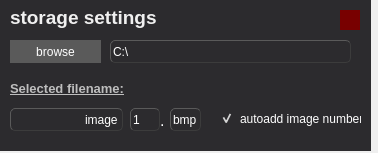
<?xml version="1.0" encoding="UTF-8"?>
<ui version="4.0">
 <class>cam_settingswin</class>
 <widget class="QWidget" name="cam_settingswin">
  <property name="geometry">
   <rect>
    <x>0</x>
    <y>0</y>
    <width>378</width>
    <height>153</height>
   </rect>
  </property>
  <property name="windowTitle">
   <string>Form</string>
  </property>
  <property name="styleSheet">
   <string notr="true">button-&gt;setStyleSheet(&quot;border-image:url(:/icons/arrow_l.png);&quot;);</string>
  </property>
  <widget class="QFrame" name="frame">
   <property name="geometry">
    <rect>
     <x>-40</x>
     <y>-30</y>
     <width>411</width>
     <height>181</height>
    </rect>
   </property>
   <property name="styleSheet">
    <string notr="true">background-color: rgb(50, 49, 52);
border-radius: 0px;</string>
   </property>
   <property name="frameShape">
    <enum>QFrame::StyledPanel</enum>
   </property>
   <property name="frameShadow">
    <enum>QFrame::Raised</enum>
   </property>
   <widget class="QPushButton" name="pushButton_exit">
    <property name="geometry">
     <rect>
      <x>380</x>
      <y>40</y>
      <width>20</width>
      <height>20</height>
     </rect>
    </property>
    <property name="styleSheet">
     <string notr="true">QPushButton {
	border: none;
	border-radius: 0px;
	background-color: rgb(120,0,0);
	background-image: url(:/plusmin/exit.png);
	color: white;
	font: 10pt &quot;MS Shell Dlg 2&quot;;
}

QPushButton:hover {
	background-color: rgb(255, 0, 0);
	color: white;
}

</string>
    </property>
    <property name="text">
     <string/>
    </property>
   </widget>
   <widget class="QFrame" name="frame_4">
    <property name="geometry">
     <rect>
      <x>40</x>
      <y>30</y>
      <width>371</width>
      <height>151</height>
     </rect>
    </property>
    <property name="styleSheet">
     <string notr="true">background-color: rgba(0,0,0, 30);</string>
    </property>
    <property name="frameShape">
     <enum>QFrame::StyledPanel</enum>
    </property>
    <property name="frameShadow">
     <enum>QFrame::Raised</enum>
    </property>
    <widget class="QLineEdit" name="lineEdit_imgnumber">
     <property name="enabled">
      <bool>true</bool>
     </property>
     <property name="geometry">
      <rect>
       <x>130</x>
       <y>108</y>
       <width>30</width>
       <height>23</height>
      </rect>
     </property>
     <property name="styleSheet">
      <string notr="true">QLineEdit { 
	color: white;
	background-color: rgba(255, 255, 255, 0);
	border-style: outset;
	border-width: 1px;
	border-color: rgb(60,60,60);
	border-radius: 5px;
 }</string>
     </property>
     <property name="text">
      <string>1</string>
     </property>
    </widget>
    <widget class="QLineEdit" name="lineEdit_filepath">
     <property name="geometry">
      <rect>
       <x>110</x>
       <y>40</y>
       <width>241</width>
       <height>23</height>
      </rect>
     </property>
     <property name="styleSheet">
      <string notr="true">QLineEdit { 
	color: white;
	background-color: rgba(255, 255, 255, 0);
	border-style: outset;
	border-width: 1px;
	border-color: rgb(60,60,60);
	border-radius: 5px;
 }</string>
     </property>
     <property name="text">
      <string>C:\</string>
     </property>
    </widget>
    <widget class="QLabel" name="label_22">
     <property name="geometry">
      <rect>
       <x>10</x>
       <y>78</y>
       <width>121</width>
       <height>21</height>
      </rect>
     </property>
     <property name="styleSheet">
      <string notr="true">border-radius: 2px;
background-color: rgba(255, 0, 100, 0);
border-color: rgba(5, 5, 5, 0);
border-width: 1px;

</string>
     </property>
     <property name="text">
      <string>&lt;html&gt;&lt;head/&gt;&lt;body&gt;&lt;p&gt;&lt;span style=&quot; font-size:10pt; font-weight:600; text-decoration: underline; color:#bebebe;&quot;&gt;Selected filename:&lt;/span&gt;&lt;/p&gt;&lt;/body&gt;&lt;/html&gt;</string>
     </property>
     <property name="wordWrap">
      <bool>false</bool>
     </property>
    </widget>
    <widget class="QLineEdit" name="lineEdit_imgformat">
     <property name="geometry">
      <rect>
       <x>170</x>
       <y>108</y>
       <width>31</width>
       <height>23</height>
      </rect>
     </property>
     <property name="styleSheet">
      <string notr="true">QLineEdit { 
	color: white;
	background-color: rgba(255, 255, 255, 0);
	border-style: outset;
	border-width: 1px;
	border-color: rgb(60,60,60);
	border-radius: 5px;
 }</string>
     </property>
     <property name="text">
      <string>bmp</string>
     </property>
    </widget>
    <widget class="QLabel" name="label_23">
     <property name="geometry">
      <rect>
       <x>160</x>
       <y>110</y>
       <width>16</width>
       <height>21</height>
      </rect>
     </property>
     <property name="styleSheet">
      <string notr="true">border-radius: 2px;
background-color: rgba(255, 0, 100, 0);
border-color: rgba(5, 5, 5, 0);
border-width: 1px;

</string>
     </property>
     <property name="text">
      <string>&lt;html&gt;&lt;head/&gt;&lt;body&gt;&lt;p&gt;&lt;span style=&quot; font-size:12pt; color:#ffffff;&quot;&gt;.&lt;/span&gt;&lt;/p&gt;&lt;/body&gt;&lt;/html&gt;</string>
     </property>
    </widget>
    <widget class="QLineEdit" name="lineEdit_filename">
     <property name="geometry">
      <rect>
       <x>10</x>
       <y>108</y>
       <width>113</width>
       <height>23</height>
      </rect>
     </property>
     <property name="layoutDirection">
      <enum>Qt::LeftToRight</enum>
     </property>
     <property name="styleSheet">
      <string notr="true">QLineEdit { 
	color: white;
	background-color: rgba(255, 255, 255, 0);
	border-style: outset;
	border-width: 1px;
	border-color: rgb(60,60,60);
	border-radius: 5px;
 }</string>
     </property>
     <property name="text">
      <string>image</string>
     </property>
     <property name="alignment">
      <set>Qt::AlignRight|Qt::AlignTrailing|Qt::AlignVCenter</set>
     </property>
    </widget>
    <widget class="QLabel" name="label_3">
     <property name="enabled">
      <bool>false</bool>
     </property>
     <property name="geometry">
      <rect>
       <x>10</x>
       <y>2</y>
       <width>201</width>
       <height>31</height>
      </rect>
     </property>
     <property name="styleSheet">
      <string notr="true">background: transparent;</string>
     </property>
     <property name="text">
      <string>&lt;html&gt;&lt;head/&gt;&lt;body&gt;&lt;p&gt;&lt;span style=&quot; font-size:14pt; font-weight:600; color:#f0f0f0;&quot;&gt;storage settings&lt;/span&gt;&lt;/p&gt;&lt;/body&gt;&lt;/html&gt;</string>
     </property>
     <property name="alignment">
      <set>Qt::AlignLeading|Qt::AlignLeft|Qt::AlignVCenter</set>
     </property>
    </widget>
    <widget class="QPushButton" name="pushButton_browse">
     <property name="geometry">
      <rect>
       <x>10</x>
       <y>40</y>
       <width>91</width>
       <height>23</height>
      </rect>
     </property>
     <property name="styleSheet">
      <string notr="true">QPushButton {
	border: none;
	border-radius: 0px;
	background-color: rgb(90, 90, 90);
	color: white;
}

QPushButton:hover {
	background-color: rgb(155, 0, 0);
	color: white;
}</string>
     </property>
     <property name="text">
      <string>browse</string>
     </property>
    </widget>
    <widget class="QCheckBox" name="checkBox_autoaddimgnumber">
     <property name="geometry">
      <rect>
       <x>220</x>
       <y>110</y>
       <width>141</width>
       <height>17</height>
      </rect>
     </property>
     <property name="styleSheet">
      <string notr="true">QCheckBox {
	
	background-color: rgba(255, 255, 255, 0);
	border: none;
	color: white;
}</string>
     </property>
     <property name="text">
      <string>autoadd image numbers</string>
     </property>
     <property name="checked">
      <bool>true</bool>
     </property>
    </widget>
   </widget>
   <zorder>frame_4</zorder>
   <zorder>pushButton_exit</zorder>
  </widget>
 </widget>
 <resources>
  <include location="../arducontrol/icons/buttons.qrc"/>
 </resources>
 <connections/>
</ui>
